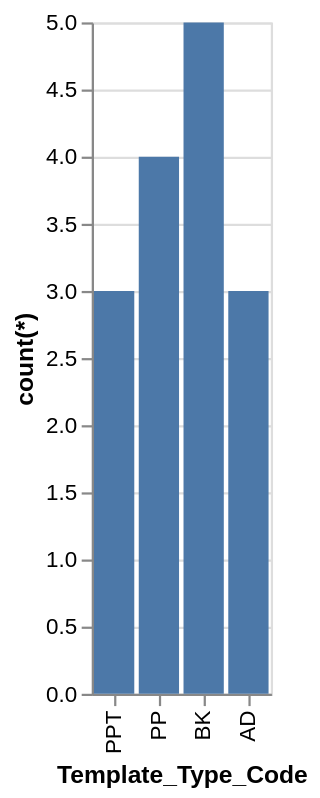

The Vega-Lite source for this figure:
### Vega-Lite specification from a JSON file in a GitHub repository (floating-point values rounded to 4 significant figures)
{"data": {"values": [{"x_data": "PPT", "y_data": 3}, {"x_data": "PP", "y_data": 4}, {"x_data": "BK", "y_data": 5}, {"x_data": "AD", "y_data": 3}]}, "mark": "bar", "encoding": {"x": {"field": "x_data", "type": "nominal", "title": "Template_Type_Code", "sort": "descending"}, "y": {"field": "y_data", "type": "quantitative", "title": "count(*)"}}}
